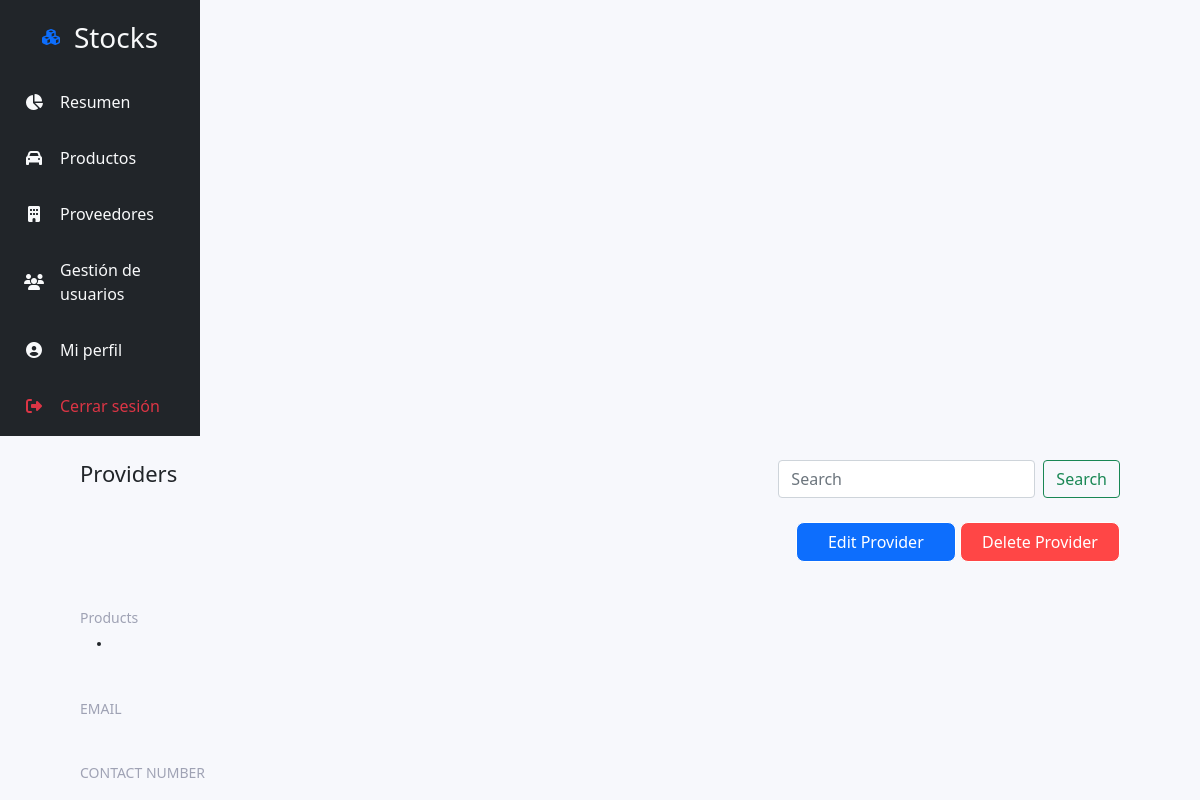
Before: /provider/1/detail (signed in) with the older database file.
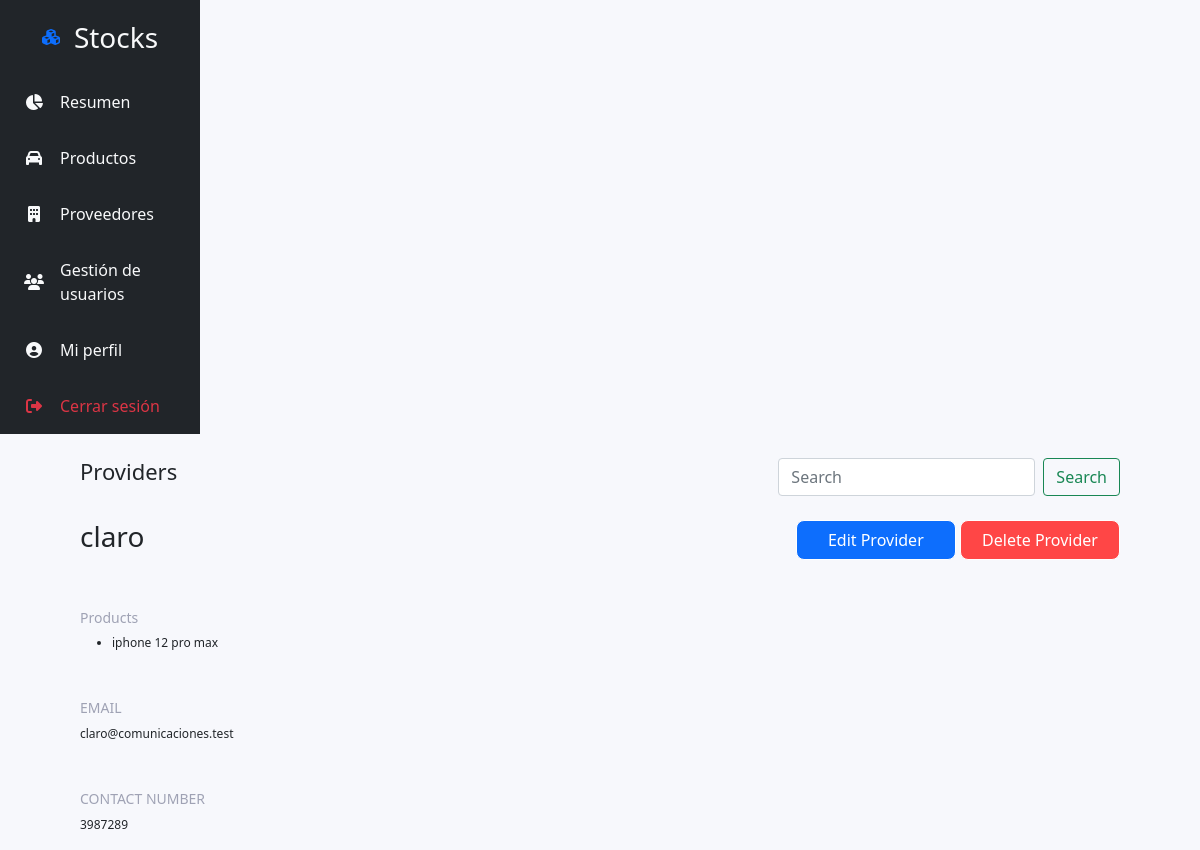
After: the same page with the newer database file.
### tables this page shows
CREATE TABLE providers (id INTEGER PRIMARY KEY AUTOINCREMENT, name TEXT NOT NULL, product TEXT NOT NULL, email TEXT UNIQUE NOT NULL, contact_number TEXT NOT NULL);

### routes.py (the view)
    @app.route('/provider/<int:id>/detail')
    @login_required
    def providerDetails(id):
        con = sqlite3.connect("stocks.db")
        con.row_factory = sqlite3.Row
        cur = con.cursor()
        query = """SELECT * from providers where id = ?"""
        cur.execute(query, (id,))
        provider = cur.fetchone()
        return render_template('provider_detail.html', provider=provider)

### app.py (called while the page is built)
@login_manager.user_loader
def load_user(user_id):
    for user in users:
        if user.id == user_id:
            return user
    return None

### templates/provider_detail.html (shortened to what this page needs)
{% extends '_base.html' %}
{% import '_components.html' as components %}
{% block content %}
<div class="container-fluid">
  <div class="row vh-100">
    {{ components.sidebar() }}
    <div class="container p-0">
      {{ components.header('Providers') }}
      <div class="d-flex justify-content-between pt-4">
        <h3>{{provider.name}}</h3>
        <div>
          <button type="button" class="btn btn-primary boton">Edit Provider</button>
          <button type="button" class="btn btn-primary boton" id="boton2" data-bs-toggle="modal" data-bs-target="#exampleModal">Delete Provider</button>
        </div>
      </div>
      <div class="pt-4 mt-4">
        <h6 class="font-14 labelpeque">Products</h6>
        <ul>
          <li class="font-12">{{provider.product}}</li>
        </ul>
      </div>
      <div class="pt-4 mt-4">
        <h6 class="font-14 labelpeque">EMAIL</h6>
        <P class="font-12">{{provider.email}}</P>
      </div>
      <div class="pt-4 mt-4">
        <h6 class="font-14 labelpeque">CONTACT NUMBER</h6>
        <P class="font-12">{{provider.contact_number}}</P>
      </div>
    </div>
  </div>
</div>
{% endblock %}

Changed rows visible on the page:
added providers: name "claro", product "iphone 12 pro max", email "claro@comunicaciones.test", contact_number "3987289"
